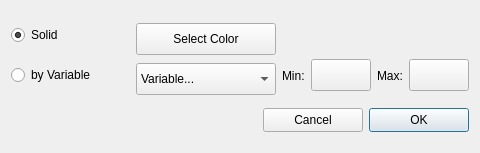
<?xml version="1.0" encoding="UTF-8"?>
<ui version="4.0">
 <class>SelectionStyleDialog</class>
 <widget class="QDialog" name="SelectionStyleDialog">
  <property name="geometry">
   <rect>
    <x>0</x>
    <y>0</y>
    <width>480</width>
    <height>153</height>
   </rect>
  </property>
  <property name="minimumSize">
   <size>
    <width>0</width>
    <height>0</height>
   </size>
  </property>
  <property name="maximumSize">
   <size>
    <width>16777215</width>
    <height>16777215</height>
   </size>
  </property>
  <property name="windowTitle">
   <string>Set Selection Style...</string>
  </property>
  <layout class="QGridLayout" name="gridLayout_2">
   <item row="0" column="0" colspan="3">
    <layout class="QGridLayout" name="gridLayout">
     <item row="0" column="0">
      <widget class="QRadioButton" name="solidcolor">
       <property name="text">
        <string>Solid</string>
       </property>
       <property name="checked">
        <bool>true</bool>
       </property>
      </widget>
     </item>
     <item row="0" column="1" colspan="2">
      <spacer name="horizontalSpacer_2">
       <property name="orientation">
        <enum>Qt::Horizontal</enum>
       </property>
       <property name="sizeHint" stdset="0">
        <size>
         <width>40</width>
         <height>20</height>
        </size>
       </property>
      </spacer>
     </item>
     <item row="0" column="3">
      <widget class="QPushButton" name="actionSelectColor">
       <property name="sizePolicy">
        <sizepolicy hsizetype="Expanding" vsizetype="Fixed">
         <horstretch>0</horstretch>
         <verstretch>0</verstretch>
        </sizepolicy>
       </property>
       <property name="minimumSize">
        <size>
         <width>140</width>
         <height>32</height>
        </size>
       </property>
       <property name="maximumSize">
        <size>
         <width>100</width>
         <height>24</height>
        </size>
       </property>
       <property name="font">
        <font>
         <weight>50</weight>
         <bold>false</bold>
        </font>
       </property>
       <property name="text">
        <string>Select Color</string>
       </property>
      </widget>
     </item>
     <item row="0" column="5" colspan="3">
      <widget class="QLabel" name="colorLabel">
       <property name="sizePolicy">
        <sizepolicy hsizetype="Expanding" vsizetype="Fixed">
         <horstretch>0</horstretch>
         <verstretch>0</verstretch>
        </sizepolicy>
       </property>
       <property name="minimumSize">
        <size>
         <width>140</width>
         <height>32</height>
        </size>
       </property>
       <property name="maximumSize">
        <size>
         <width>16777215</width>
         <height>16777215</height>
        </size>
       </property>
       <property name="font">
        <font>
         <weight>50</weight>
         <bold>false</bold>
         <underline>false</underline>
        </font>
       </property>
       <property name="autoFillBackground">
        <bool>true</bool>
       </property>
       <property name="text">
        <string/>
       </property>
      </widget>
     </item>
     <item row="1" column="0" colspan="2">
      <widget class="QRadioButton" name="variablecolor">
       <property name="text">
        <string>by Variable</string>
       </property>
      </widget>
     </item>
     <item row="1" column="2">
      <spacer name="horizontalSpacer_4">
       <property name="orientation">
        <enum>Qt::Horizontal</enum>
       </property>
       <property name="sizeHint" stdset="0">
        <size>
         <width>18</width>
         <height>37</height>
        </size>
       </property>
      </spacer>
     </item>
     <item row="1" column="3">
      <widget class="QComboBox" name="colorvarlist">
       <property name="sizePolicy">
        <sizepolicy hsizetype="Expanding" vsizetype="Fixed">
         <horstretch>0</horstretch>
         <verstretch>0</verstretch>
        </sizepolicy>
       </property>
       <property name="minimumSize">
        <size>
         <width>140</width>
         <height>32</height>
        </size>
       </property>
       <property name="maximumSize">
        <size>
         <width>130</width>
         <height>24</height>
        </size>
       </property>
       <property name="editable">
        <bool>false</bool>
       </property>
       <item>
        <property name="text">
         <string>Variable...</string>
        </property>
       </item>
      </widget>
     </item>
     <item row="1" column="4">
      <widget class="QLabel" name="label">
       <property name="text">
        <string>Min:</string>
       </property>
      </widget>
     </item>
     <item row="1" column="5">
      <widget class="QPushButton" name="actionSelectColorMin">
       <property name="minimumSize">
        <size>
         <width>60</width>
         <height>32</height>
        </size>
       </property>
       <property name="text">
        <string/>
       </property>
      </widget>
     </item>
     <item row="1" column="6">
      <widget class="QLabel" name="label_2">
       <property name="text">
        <string>Max:</string>
       </property>
      </widget>
     </item>
     <item row="1" column="7">
      <widget class="QPushButton" name="actionSelectColorMax">
       <property name="minimumSize">
        <size>
         <width>60</width>
         <height>32</height>
        </size>
       </property>
       <property name="text">
        <string/>
       </property>
      </widget>
     </item>
    </layout>
   </item>
   <item row="1" column="0">
    <spacer name="horizontalSpacer">
     <property name="orientation">
      <enum>Qt::Horizontal</enum>
     </property>
     <property name="sizeHint" stdset="0">
      <size>
       <width>249</width>
       <height>17</height>
      </size>
     </property>
    </spacer>
   </item>
   <item row="1" column="1">
    <widget class="QPushButton" name="cancelButton">
     <property name="minimumSize">
      <size>
       <width>100</width>
       <height>24</height>
      </size>
     </property>
     <property name="maximumSize">
      <size>
       <width>100</width>
       <height>24</height>
      </size>
     </property>
     <property name="text">
      <string>Cancel</string>
     </property>
    </widget>
   </item>
   <item row="1" column="2">
    <widget class="QPushButton" name="okButton">
     <property name="minimumSize">
      <size>
       <width>100</width>
       <height>24</height>
      </size>
     </property>
     <property name="maximumSize">
      <size>
       <width>100</width>
       <height>24</height>
      </size>
     </property>
     <property name="text">
      <string>OK</string>
     </property>
     <property name="checkable">
      <bool>false</bool>
     </property>
     <property name="default">
      <bool>true</bool>
     </property>
    </widget>
   </item>
  </layout>
 </widget>
 <resources/>
 <connections/>
</ui>
